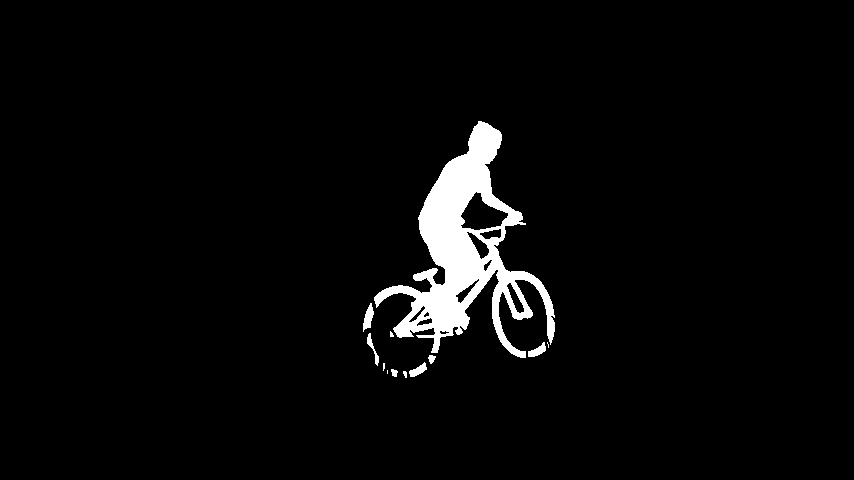
#> input picture DAVIS_demo/Annotations/480p/bmx-trees/00000.png, 854 x 480 px, given as the content of the folder ./results/vinet_agg_rec/davis_512/, which was not available
$ python demo_retarget.py
#> lines starting #> are read from the running program, lines starting #| are printed output that depends on the picture; after the words box and inside, x2 and y2 are one past the last pixel; in counts of white or black regions, pixels touching at a corner belong together; pictures that were not available may be replaced by others from this repository, and a replacement may not be noted
import os, os.path
import cv2
from PIL import Image
import numpy as np

# vid_name = 'bmx-trees'
# mode = 'horizontal' # OR 'vertical'
ratio = 0.5
H, W = 512, 512
bg_root = './results/vinet_agg_rec/davis_512/'
mask_root = './DAVIS_demo/Annotations/480p/'
fg_root = './DAVIS_demo/JPEGImages/480p/'
save_root = './results/vinet_agg_rec/'

for mode in ['horizontal', 'vertical']:
    for vid_name in os.listdir(bg_root):

        bg_dir = os.path.join(bg_root, vid_name)
        mask_dir = os.path.join(mask_root, vid_name)
        fg_dir = os.path.join(fg_root, vid_name)

        bg_frames = os.listdir(bg_dir)
        bg_frames.sort()

        for img_name in bg_frames:
            iid = img_name.split('.')[0]
            bg = cv2.imread(os.path.join(bg_dir, iid+'.png'))
#> bg is the input picture: shape (480, 854, 3); 3.5% white; 12 white regions (4 under 20 px), largest, box (x1, y1, x2, y2) and area: (374, 121, 555, 358) 13728, (363, 303, 374, 332) 175, (528, 342, 546, 357) 139
            mask = np.array(Image.open(
                os.path.join(mask_dir, iid+'.png')).convert('P'),np.uint8)
            mask = cv2.resize(mask, (H, W), cv2.INTER_NEAREST)
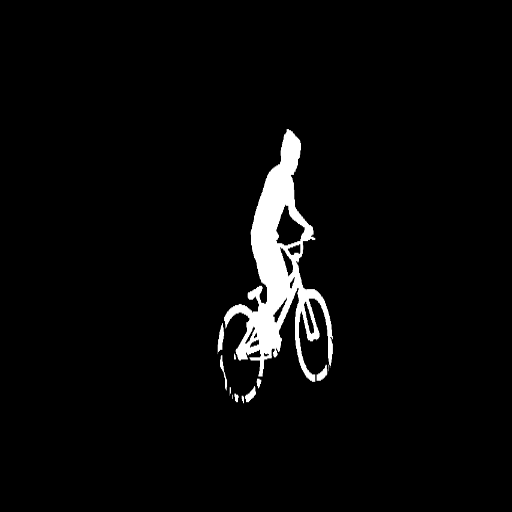
#> mask: shape (512, 512); min 0, max 255, mean 9

            [hs, ws] = np.where(mask>0)
#> hs = 10108 values from 129 to 403; ws = 10108 values, max 332 at index 8103, min 217 at index 8572, mean 277
            try:
                h1, h2, w1, w2 = min(hs), max(hs), min(ws), max(ws)
#> h1 = 129; h2 = 403; w1 = 217; w2 = 332
                if mode == 'horizontal':
                    bg_half = cv2.resize(bg, (int(H*ratio),W))
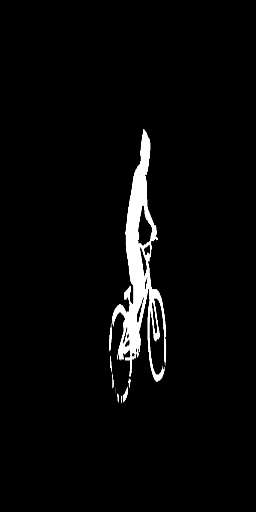
#> bg_half: shape (512, 256, 3); min 0, max 255, mean 9
                elif mode == 'vertical':
                    bg_half = cv2.resize(bg, (H,int(W*ratio)))

                fg = cv2.resize(cv2.imread(os.path.join(
                    fg_dir, iid+'.jpg')),(H,W), cv2.INTER_CUBIC)
#> fg: shape (512, 512, 3); min 0, max 255, mean 9
                fg[:,:,0] = fg[:,:,0]*(mask>0)
                fg[:,:,1] = fg[:,:,1]*(mask>0)
                fg[:,:,2] = fg[:,:,2]*(mask>0)

                ori = [(h1+h2)/2,(w1+w2)/2]
#> ori = [266, 274.5]
                if mode == 'horizontal':
                    x1 = ori[1]*ratio
#> x1 = 137.2
                    x2 = (W-ori[1])*ratio + ori[1]
#> x2 = 393.2
                    fg_cut = fg[:,int(x1):int(x2),:]
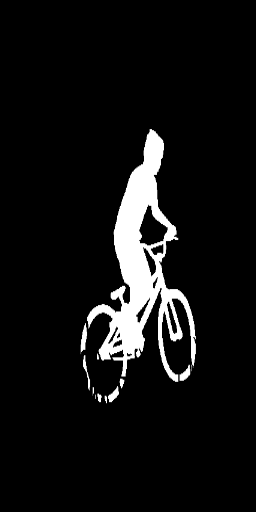
#> fg_cut: shape (512, 256, 3); min 0, max 255, mean 18
                elif mode == 'vertical':
                    x1 = ori[0]*ratio
                    x2 = (H-ori[0])*ratio+ori[0]
                    fg_cut = fg[int(x1):int(x2),:,:]
                assert(fg_cut.shape == bg_half.shape)

                fg_cut[fg_cut==0] = bg_half[fg_cut==0]
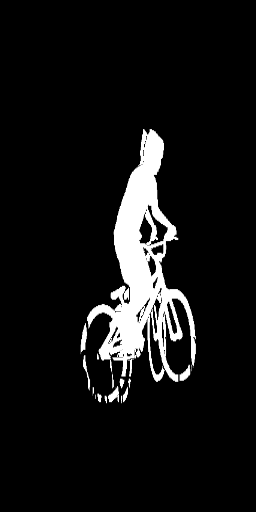
#> fg_cut: shape (512, 256, 3); 0.97% of pixels changed, all inside (x1, y1, x2, y2) = (109, 129, 167, 404)
                save_dir = os.path.join(
                    save_root, mode+'_'+str(ratio), vid_name)
                if not os.path.exists(save_dir):
                    os.makedirs(save_dir)
                cv2.imwrite(os.path.join(save_dir, iid+'.png'), fg_cut)

            except:
                pass

print('Retargeting restuls saved at %s.'%(save_root))
